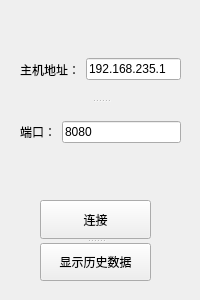
<?xml version="1.0" encoding="UTF-8"?>
<ui version="4.0">
 <class>MySocket</class>
 <widget class="QWidget" name="MySocket">
  <property name="geometry">
   <rect>
    <x>0</x>
    <y>0</y>
    <width>200</width>
    <height>300</height>
   </rect>
  </property>
  <property name="windowTitle">
   <string>Form</string>
  </property>
  <widget class="QSplitter" name="splitter">
   <property name="geometry">
    <rect>
     <x>20</x>
     <y>40</y>
     <width>161</width>
     <height>121</height>
    </rect>
   </property>
   <property name="orientation">
    <enum>Qt::Vertical</enum>
   </property>
   <widget class="QWidget" name="">
    <layout class="QHBoxLayout" name="horizontalLayout">
     <item>
      <widget class="QLabel" name="label">
       <property name="text">
        <string>主机地址：</string>
       </property>
      </widget>
     </item>
     <item>
      <widget class="QLineEdit" name="address">
       <property name="text">
        <string>192.168.235.1</string>
       </property>
      </widget>
     </item>
    </layout>
   </widget>
   <widget class="QWidget" name="">
    <layout class="QHBoxLayout" name="horizontalLayout_2">
     <item>
      <widget class="QLabel" name="label_2">
       <property name="text">
        <string>端口：</string>
       </property>
      </widget>
     </item>
     <item>
      <widget class="QLineEdit" name="port">
       <property name="text">
        <string>8080</string>
       </property>
      </widget>
     </item>
    </layout>
   </widget>
  </widget>
  <widget class="QSplitter" name="splitter_2">
   <property name="geometry">
    <rect>
     <x>40</x>
     <y>200</y>
     <width>111</width>
     <height>81</height>
    </rect>
   </property>
   <property name="orientation">
    <enum>Qt::Vertical</enum>
   </property>
   <widget class="QPushButton" name="connect">
    <property name="text">
     <string>连接</string>
    </property>
   </widget>
   <widget class="QPushButton" name="pushButton">
    <property name="text">
     <string>显示历史数据</string>
    </property>
   </widget>
  </widget>
 </widget>
 <resources/>
 <connections/>
</ui>
